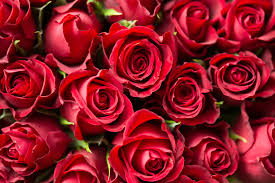
#> input picture colors/red/4.jpg, 275 x 183 px, given in place of the camera
$ python colorClassifcationNew.py
#> lines starting #> are read from the running program, lines starting #| are printed output that depends on the picture; after the words box and inside, x2 and y2 are one past the last pixel; in counts of white or black regions, pixels touching at a corner belong together
import cv2
import numpy as np
import matplotlib.pyplot as plt

import cv2
import sys
import numpy as np

def nothing(x):
    pass


cv2.namedWindow('image')

# create trackbars for color change
cv2.createTrackbar('HMin','image',0,179,nothing)
#> slider 'HMin' is set to 35
cv2.createTrackbar('SMin','image',0,255,nothing)
#> slider 'SMin' is set to 51
cv2.createTrackbar('VMin','image',0,255,nothing)
#> slider 'VMin' is set to 51
cv2.createTrackbar('HMax','image',0,179,nothing)
#> slider 'HMax' is set to 179
cv2.createTrackbar('SMax','image',0,255,nothing)
#> slider 'SMax' is set to 255
cv2.createTrackbar('VMax','image',0,255,nothing)
#> slider 'VMax' is set to 255

# Set default value for MAX HSV trackbars.
cv2.setTrackbarPos('HMax', 'image', 179)
cv2.setTrackbarPos('SMax', 'image', 255)
cv2.setTrackbarPos('VMax', 'image', 255)

#
hMin = sMin = vMin = hMax = sMax = vMax = 0
phMin = psMin = pvMin = phMax = psMax = pvMax = 0


wait_time = 33
cap = cv2.VideoCapture(0)
while(cap.isOpened()):

    ret,frame = cap.read()
#> frame is the input picture: shape (183, 275, 3); mean B, G, R 35.4, 23.1, 139.9
    frame =cv2.flip(frame,1)
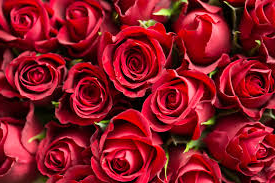
#> frame: shape (183, 275, 3); mean B, G, R 35.4, 23.1, 139.9
    image  = frame
    # get current positions of all trackbars
    hMin = cv2.getTrackbarPos('HMin','image')
    sMin = cv2.getTrackbarPos('SMin','image')
    vMin = cv2.getTrackbarPos('VMin','image')

    hMax = cv2.getTrackbarPos('HMax','image')
    sMax = cv2.getTrackbarPos('SMax','image')
    vMax = cv2.getTrackbarPos('VMax','image')

    # Set minimum and max HSV values to display
    lower = np.array([hMin, sMin, vMin])
    upper = np.array([hMax, sMax, vMax])

    # Create HSV Image and threshold into a range.
    hsv = cv2.cvtColor(image, cv2.COLOR_BGR2HSV)
#> hsv: shape (183, 275, 3); mean H, S, V 131.9, 224.1, 140.2
    mask = cv2.inRange(hsv, lower, upper)
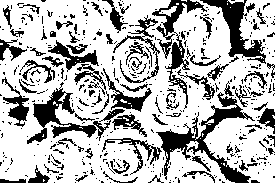
#> mask: shape (183, 275); 71.3% white; 476 black regions (390 under 20 px), largest, box (x1, y1, x2, y2) and area: (156, 92, 255, 183) 1975, (27, 82, 125, 144) 1412, (200, 0, 266, 64) 1230
    output = cv2.bitwise_and(image,image, mask= mask)
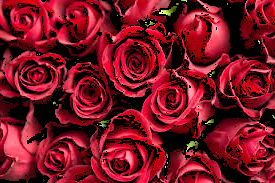
#> output: shape (183, 275, 3); mean B, G, R 32.8, 18.8, 119.6

    # Print if there is a change in HSV value
    if( (phMin != hMin) | (psMin != sMin) | (pvMin != vMin) | (phMax != hMax) | (psMax != sMax) | (pvMax != vMax) ):
#         print("(hMin = %d , sMin = %d, vMin = %d), (hMax = %d , sMax = %d, vMax = %d)" % (hMin , sMin , vMin, hMax, sMax , vMax))
        phMin = hMin
        psMin = sMin
        pvMin = vMin
        phMax = hMax
        psMax = sMax
        pvMax = vMax

    # Display output image
    cv2.imshow('image',output)
    cv2.imshow('image2',frame)
    # Wait longer to prevent freeze for videos.
    if cv2.waitKey(wait_time) & 0xFF == ord('q'):
#> (key q is pressed here)
        break
cap.release()
cv2.destroyAllWindows()

#use "sudo python fileName" and try

$ run again, on colors/red/red1.jpg
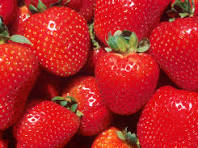
#> input picture colors/red/red1.jpg, 198 x 148 px, given in place of the camera
#> frame is the input picture: shape (148, 198, 3); mean B, G, R 37.2, 36.9, 182
#> hsv: shape (148, 198, 3); mean H, S, V 103.3, 213.7, 182.6
#> `mask = cv2.inRange(hsv, lower, upper)`:
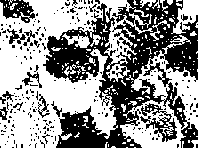
#> mask: shape (148, 198); 57% white; 233 black regions (217 under 20 px), largest, box (x1, y1, x2, y2) and area: (43, 0, 198, 148) 10087, (140, 103, 177, 142) 511, (0, 0, 35, 23) 443
#> `output = cv2.bitwise_and(image,image, mask= mask)`:
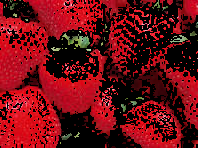
#> output: shape (148, 198, 3); mean B, G, R 19.9, 13.7, 107.5

$ run again, on colors/red/red3.jpg
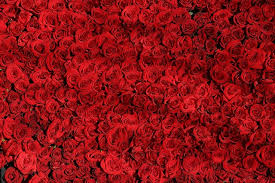
#> input picture colors/red/red3.jpg, 275 x 183 px, given in place of the camera
#> frame is the input picture: shape (183, 275, 3); mean B, G, R 21.8, 18.3, 140.6
#> hsv: shape (183, 275, 3); mean H, S, V 97.6, 226.4, 140.6
#> `mask = cv2.inRange(hsv, lower, upper)`:
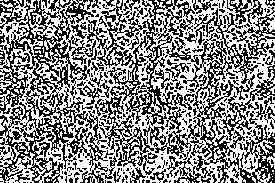
#> mask: shape (183, 275); 53.9% white; black in thin lines or dots
#> `output = cv2.bitwise_and(image,image, mask= mask)`:
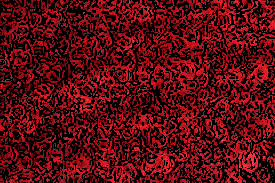
#> output: shape (183, 275, 3); mean B, G, R 15.3, 10.4, 87.1
